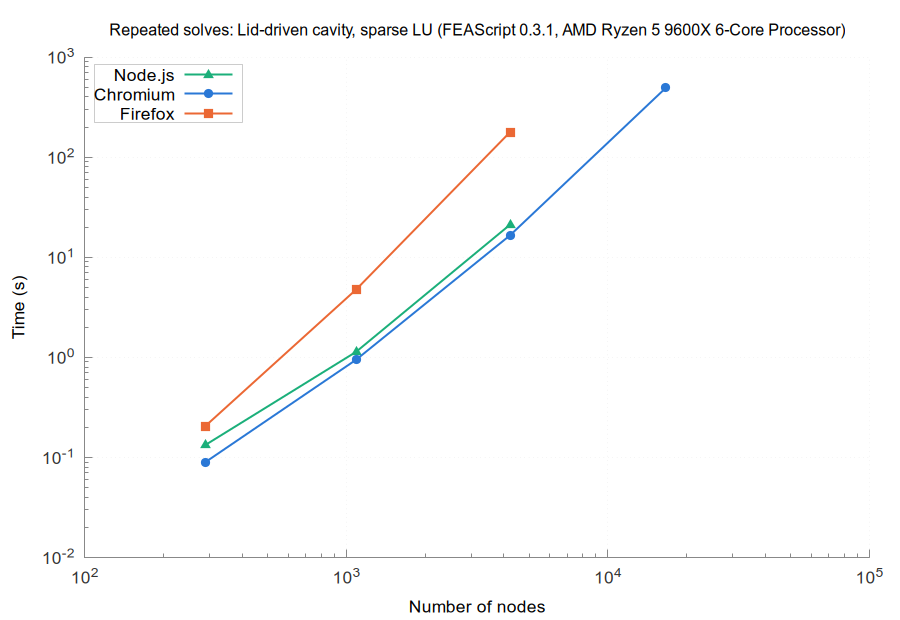

The script that saved this image:
set terminal pngcairo size 900,620 font 'Arial,13'
set border 3 lc rgb '#888888'; set tics nomirror tc rgb '#333333'
set grid lc rgb '#e6e6e6' lw 1; set key top left box lc rgb '#cccccc' opaque
set logscale xy; set format y '10^{%L}'; set format x '10^{%L}'
set output 'browsers_Lid_driven_cavity_sparse_LU_repeated.png'
set title 'Repeated solves: Lid-driven cavity, sparse LU (FEAScript 0.3.1, AMD Ryzen 5 9600X 6-Core Processor)' font 'Arial,12'
set xlabel 'Number of nodes'
set ylabel 'Time (s)'
plot 'browsers_Lid_driven_cavity_sparse_LU_repeated_node.dat' u 1:2 w lp lw 2 pt 9 ps 1.2 lc rgb '#1baf7a' t 'Node.js', \
     'browsers_Lid_driven_cavity_sparse_LU_repeated_chromium.dat' u 1:2 w lp lw 2 pt 7 ps 1.2 lc rgb '#2a78d6' t 'Chromium', \
     'browsers_Lid_driven_cavity_sparse_LU_repeated_firefox.dat' u 1:2 w lp lw 2 pt 5 ps 1.2 lc rgb '#eb6834' t 'Firefox'
